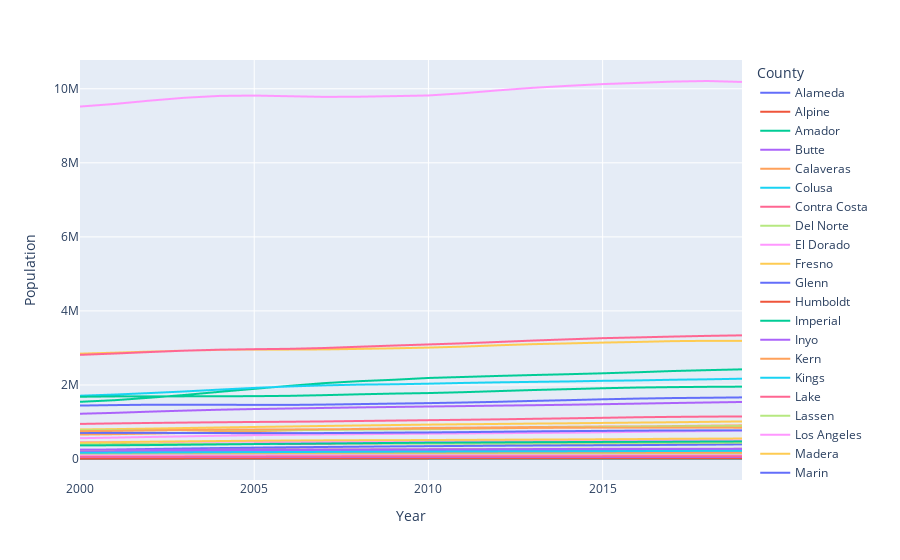

This figure's notebook cell:
### Code cell
fig = px.line(complete_feature_df, x="Year", y="Population", color='County')
fig.show()

### Figure 1 — Plotly figure (JSON) as saved in the notebook; plotly's stock layout.template omitted (floating-point values rounded to 4 significant figures)
{"data": [{"hovertemplate": "County=Alameda<br>Year=%{x}<br>Population=%{y}<extra></extra>", "legendgroup": "Alameda", "line": {"color": "#636efa", "dash": "solid"}, "mode": "lines", "name": "Alameda", "showlegend": true, "type": "scattergl", "x": [2000, 2001, 2002, 2003, 2004, 2005, 2006, 2007, 2008, 2009, 2010, 2011, 2012, 2013, 2014, 2015, 2016, 2017, 2018, 2019], "xaxis": "x", "y": [1443939, 1457185, 1467063, 1467892, 1466407, 1462736, 1462371, 1470622, 1484085, 1497799, 1510271, 1526110, 1545917, 1569989, 1590729, 1613528, 1632599, 1646711, 1655306, 1664783], "yaxis": "y"}, {"hovertemplate": "County=Alpine<br>Year=%{x}<br>Population=%{y}<extra></extra>", "legendgroup": "Alpine", "line": {"color": "#EF553B", "dash": "solid"}, "mode": "lines", "name": "Alpine", "showlegend": true, "type": "scattergl", "x": [2000, 2001, 2002, 2003, 2004, 2005, 2006, 2007, 2008, 2009, 2010, 2011, 2012, 2013, 2014, 2015, 2016, 2017, 2018, 2019], "xaxis": "x", "y": [1208, 1220, 1242, 1248, 1257, 1237, 1232, 1252, 1228, 1194, 1175, 1169, 1166, 1164, 1163, 1162, 1162, 1161, 1159, 1149], "yaxis": "y"}, {"hovertemplate": "County=Amador<br>Year=%{x}<br>Population=%{y}<extra></extra>", "legendgroup": "Amador", "line": {"color": "#00cc96", "dash": "solid"}, "mode": "lines", "name": "Amador", "showlegend": true, "type": "scattergl", "x": [2000, 2001, 2002, 2003, 2004, 2005, 2006, 2007, 2008, 2009, 2010, 2011, 2012, 2013, 2014, 2015, 2016, 2017, 2018, 2019], "xaxis": "x", "y": [35100, 35495, 36159, 36656, 36961, 37434, 37843, 38025, 37975, 37884, 38091, 37173, 36777, 36267, 36029, 36114, 36055, 36928, 37563, 37820], "yaxis": "y"}, {"hovertemplate": "County=Butte<br>Year=%{x}<br>Population=%{y}<extra></extra>", "legendgroup": "Butte", "line": {"color": "#ab63fa", "dash": "solid"}, "mode": "lines", "name": "Butte", "showlegend": true, "type": "scattergl", "x": [2000, 2001, 2002, 2003, 2004, 2005, 2006, 2007, 2008, 2009, 2010, 2011, 2012, 2013, 2014, 2015, 2016, 2017, 2018, 2019], "xaxis": "x", "y": [203171, 204591, 206942, 209389, 211419, 212955, 214690, 216401, 217801, 218887, 220000, 220620, 221340, 222374, 222988, 223940, 224096, 225643, 226374, 221521], "yaxis": "y"}, {"hovertemplate": "County=Calaveras<br>Year=%{x}<br>Population=%{y}<extra></extra>", "legendgroup": "Calaveras", "line": {"color": "#FFA15A", "dash": "solid"}, "mode": "lines", "name": "Calaveras", "showlegend": true, "type": "scattergl", "x": [2000, 2001, 2002, 2003, 2004, 2005, 2006, 2007, 2008, 2009, 2010, 2011, 2012, 2013, 2014, 2015, 2016, 2017, 2018, 2019], "xaxis": "x", "y": [40554, 41042, 41773, 42651, 43554, 44348, 45044, 45477, 45670, 45632, 45578, 45540, 45496, 45424, 45358, 45265, 45244, 45170, 45155, 45085], "yaxis": "y"}, {"hovertemplate": "County=Colusa<br>Year=%{x}<br>Population=%{y}<extra></extra>", "legendgroup": "Colusa", "line": {"color": "#19d3f3", "dash": "solid"}, "mode": "lines", "name": "Colusa", "showlegend": true, "type": "scattergl", "x": [2000, 2001, 2002, 2003, 2004, 2005, 2006, 2007, 2008, 2009, 2010, 2011, 2012, 2013, 2014, 2015, 2016, 2017, 2018, 2019], "xaxis": "x", "y": [18804, 18974, 19229, 19538, 19933, 20374, 20729, 21006, 21145, 21221, 21419, 21370, 21340, 21480, 21526, 21446, 21670, 21941, 22008, 21990], "yaxis": "y"}, {"hovertemplate": "County=Contra Costa<br>Year=%{x}<br>Population=%{y}<extra></extra>", "legendgroup": "Contra Costa", "line": {"color": "#FF6692", "dash": "solid"}, "mode": "lines", "name": "Contra Costa", "showlegend": true, "type": "scattergl", "x": [2000, 2001, 2002, 2003, 2004, 2005, 2006, 2007, 2008, 2009, 2010, 2011, 2012, 2013, 2014, 2015, 2016, 2017, 2018, 2019], "xaxis": "x", "y": [948816, 962076, 974657, 984256, 993958, 1001216, 1007169, 1015672, 1027264, 1038390, 1049025, 1060334, 1072470, 1086069, 1098959, 1113341, 1128405, 1138861, 1145141, 1150621], "yaxis": "y"}, {"hovertemplate": "County=Del Norte<br>Year=%{x}<br>Population=%{y}<extra></extra>", "legendgroup": "Del Norte", "line": {"color": "#B6E880", "dash": "solid"}, "mode": "lines", "name": "Del Norte", "showlegend": true, "type": "scattergl", "x": [2000, 2001, 2002, 2003, 2004, 2005, 2006, 2007, 2009, 2010, 2011, 2012, 2013, 2014, 2015, 2016, 2017, 2018, 2019], "xaxis": "x", "y": [27507, 27434, 27517, 27744, 28029, 28251, 28296, 28378, 28565, 28610, 28359, 28108, 27619, 27160, 26746, 26693, 26852, 26926, 27127], "yaxis": "y"}, {"hovertemplate": "County=El Dorado<br>Year=%{x}<br>Population=%{y}<extra></extra>", "legendgroup": "El Dorado", "line": {"color": "#FF97FF", "dash": "solid"}, "mode": "lines", "name": "El Dorado", "showlegend": true, "type": "scattergl", "x": [2000, 2001, 2002, 2003, 2004, 2005, 2006, 2007, 2008, 2009, 2010, 2011, 2012, 2013, 2014, 2015, 2016, 2017, 2018, 2019], "xaxis": "x", "y": [156299, 160079, 163300, 166195, 168984, 171739, 174218, 176226, 177897, 179150, 181058, 181187, 180717, 180599, 181408, 182540, 183684, 185147, 188185, 190018], "yaxis": "y"}, {"hovertemplate": "County=Fresno<br>Year=%{x}<br>Population=%{y}<extra></extra>", "legendgroup": "Fresno", "line": {"color": "#FECB52", "dash": "solid"}, "mode": "lines", "name": "Fresno", "showlegend": true, "type": "scattergl", "x": [2000, 2001, 2002, 2003, 2004, 2005, 2006, 2007, 2008, 2009, 2010, 2011, 2012, 2013, 2014, 2015, 2016, 2017, 2018, 2019], "xaxis": "x", "y": [799407, 808611, 821809, 837256, 853057, 866058, 879128, 893088, 906521, 918560, 930450, 939226, 948123, 956991, 964929, 975169, 984202, 993773, 1004260, 1015195], "yaxis": "y"}, {"hovertemplate": "County=Glenn<br>Year=%{x}<br>Population=%{y}<extra></extra>", "legendgroup": "Glenn", "line": {"color": "#636efa", "dash": "solid"}, "mode": "lines", "name": "Glenn", "showlegend": true, "type": "scattergl", "x": [2000, 2001, 2002, 2003, 2004, 2005, 2006, 2007, 2008, 2009, 2010, 2011, 2012, 2013, 2014, 2015, 2016, 2017, 2018, 2019], "xaxis": "x", "y": [26453, 26584, 26702, 26974, 27210, 27394, 27628, 27872, 28066, 28088, 28122, 28313, 28243, 28135, 28247, 28350, 28188, 28350, 28510, 28695], "yaxis": "y"}, {"hovertemplate": "County=Humboldt<br>Year=%{x}<br>Population=%{y}<extra></extra>", "legendgroup": "Humboldt", "line": {"color": "#EF553B", "dash": "solid"}, "mode": "lines", "name": "Humboldt", "showlegend": true, "type": "scattergl", "x": [2000, 2001, 2002, 2003, 2004, 2005, 2006, 2007, 2008, 2009, 2010, 2011, 2012, 2013, 2014, 2015, 2016, 2017, 2018, 2019], "xaxis": "x", "y": [126518, 127011, 128052, 129468, 130712, 131467, 131958, 132443, 132931, 133484, 134623, 135704, 135219, 134758, 134462, 134734, 134883, 135567, 135098, 133996], "yaxis": "y"}, {"hovertemplate": "County=Imperial<br>Year=%{x}<br>Population=%{y}<extra></extra>", "legendgroup": "Imperial", "line": {"color": "#00cc96", "dash": "solid"}, "mode": "lines", "name": "Imperial", "showlegend": true, "type": "scattergl", "x": [2000, 2001, 2002, 2003, 2004, 2005, 2006, 2007, 2008, 2009, 2010, 2011, 2012, 2013, 2014, 2015, 2016, 2017, 2018, 2019], "xaxis": "x", "y": [142361, 143941, 145954, 149041, 152420, 155793, 160088, 164707, 168495, 171670, 174528, 176518, 179106, 180099, 181699, 183867, 184938, 186815, 188273, 188821], "yaxis": "y"}, {"hovertemplate": "County=Inyo<br>Year=%{x}<br>Population=%{y}<extra></extra>", "legendgroup": "Inyo", "line": {"color": "#ab63fa", "dash": "solid"}, "mode": "lines", "name": "Inyo", "showlegend": true, "type": "scattergl", "x": [2000, 2001, 2002, 2003, 2004, 2005, 2006, 2007, 2008, 2009, 2010, 2011, 2012, 2013, 2014, 2015, 2016, 2017, 2018, 2019], "xaxis": "x", "y": [18071, 18162, 18311, 18461, 18533, 18511, 18442, 18434, 18416, 18416, 18546, 18550, 18543, 18557, 18613, 18564, 18633, 18595, 18579, 18572], "yaxis": "y"}, {"hovertemplate": "County=Kern<br>Year=%{x}<br>Population=%{y}<extra></extra>", "legendgroup": "Kern", "line": {"color": "#FFA15A", "dash": "solid"}, "mode": "lines", "name": "Kern", "showlegend": true, "type": "scattergl", "x": [2000, 2001, 2002, 2003, 2004, 2005, 2006, 2007, 2008, 2009, 2010, 2011, 2012, 2013, 2014, 2015, 2016, 2017, 2018, 2019], "xaxis": "x", "y": [661653, 672004, 688063, 707111, 728872, 750969, 774062, 795982, 812830, 825503, 839631, 847014, 855275, 864605, 870642, 878094, 882825, 890784, 899940, 908405], "yaxis": "y"}, {"hovertemplate": "County=Kings<br>Year=%{x}<br>Population=%{y}<extra></extra>", "legendgroup": "Kings", "line": {"color": "#19d3f3", "dash": "solid"}, "mode": "lines", "name": "Kings", "showlegend": true, "type": "scattergl", "x": [2000, 2001, 2002, 2003, 2004, 2005, 2006, 2007, 2008, 2009, 2010, 2011, 2012, 2013, 2014, 2015, 2016, 2017, 2018, 2019], "xaxis": "x", "y": [129461, 131100, 133551, 136710, 140688, 143607, 146045, 148933, 151106, 151816, 152982, 151286, 151411, 150270, 149336, 149292, 149107, 148843, 150977, 152995], "yaxis": "y"}, {"hovertemplate": "County=Lake<br>Year=%{x}<br>Population=%{y}<extra></extra>", "legendgroup": "Lake", "line": {"color": "#FF6692", "dash": "solid"}, "mode": "lines", "name": "Lake", "showlegend": true, "type": "scattergl", "x": [2000, 2001, 2002, 2003, 2004, 2005, 2006, 2007, 2008, 2009, 2010, 2011, 2012, 2013, 2014, 2015, 2016, 2017, 2018, 2019], "xaxis": "x", "y": [58325, 59260, 60525, 61492, 62307, 62870, 63449, 63890, 64178, 64384, 64665, 64951, 64829, 64759, 64891, 64962, 64580, 64501, 64677, 64268], "yaxis": "y"}, {"hovertemplate": "County=Lassen<br>Year=%{x}<br>Population=%{y}<extra></extra>", "legendgroup": "Lassen", "line": {"color": "#B6E880", "dash": "solid"}, "mode": "lines", "name": "Lassen", "showlegend": true, "type": "scattergl", "x": [2000, 2001, 2002, 2003, 2004, 2005, 2006, 2007, 2008, 2009, 2010, 2011, 2012, 2013, 2014, 2015, 2016, 2017, 2018, 2019], "xaxis": "x", "y": [33828, 33763, 33628, 33828, 34313, 34552, 34769, 35379, 35437, 34947, 34895, 34641, 33523, 32466, 31411, 30864, 30012, 29786, 29660, 29173], "yaxis": "y"}, {"hovertemplate": "County=Los Angeles<br>Year=%{x}<br>Population=%{y}<extra></extra>", "legendgroup": "Los Angeles", "line": {"color": "#FF97FF", "dash": "solid"}, "mode": "lines", "name": "Los Angeles", "showlegend": true, "type": "scattergl", "x": [2000, 2001, 2002, 2003, 2004, 2005, 2006, 2007, 2008, 2009, 2010, 2011, 2012, 2013, 2014, 2015, 2016, 2017, 2018, 2019], "xaxis": "x", "y": [9519330, 9590080, 9679212, 9756914, 9806944, 9816153, 9798609, 9780808, 9785474, 9801096, 9818605, 9879298, 9956882, 10025712, 10078930, 10126423, 10158196, 10193753, 10209676, 10184378], "yaxis": "y"}, {"hovertemplate": "County=Madera<br>Year=%{x}<br>Population=%{y}<extra></extra>", "legendgroup": "Madera", "line": {"color": "#FECB52", "dash": "solid"}, "mode": "lines", "name": "Madera", "showlegend": true, "type": "scattergl", "x": [2000, 2001, 2002, 2003, 2004, 2005, 2006, 2007, 2008, 2009, 2010, 2011, 2012, 2013, 2014, 2015, 2016, 2017, 2018, 2019], "xaxis": "x", "y": [123109, 125359, 127469, 130641, 134645, 138174, 141693, 145163, 147958, 149632, 150865, 151440, 151628, 151396, 153081, 154221, 154441, 156093, 157374, 158216], "yaxis": "y"}, {"hovertemplate": "County=Marin<br>Year=%{x}<br>Population=%{y}<extra></extra>", "legendgroup": "Marin", "line": {"color": "#636efa", "dash": "solid"}, "mode": "lines", "name": "Marin", "showlegend": true, "type": "scattergl", "x": [2000, 2001, 2002, 2003, 2004, 2005, 2006, 2007, 2008, 2009, 2010, 2011, 2012, 2013, 2014, 2015, 2016, 2017, 2018, 2019], "xaxis": "x", "y": [247289, 247590, 247567, 247342, 246990, 246688, 246969, 248025, 249546, 250760, 252409, 254428, 256662, 258133, 261001, 262743, 263327, 263018, 262652, 262240], "yaxis": "y"}, {"hovertemplate": "County=Mariposa<br>Year=%{x}<br>Population=%{y}<extra></extra>", "legendgroup": "Mariposa", "line": {"color": "#EF553B", "dash": "solid"}, "mode": "lines", "name": "Mariposa", "showlegend": true, "type": "scattergl", "x": [2000, 2001, 2002, 2003, 2004, 2005, 2006, 2007, 2008, 2009, 2010, 2011, 2012, 2013, 2014, 2015, 2016, 2017, 2018, 2019], "xaxis": "x", "y": [17130, 17163, 17365, 17612, 17818, 17965, 18150, 18310, 18381, 18334, 18251, 18251, 18249, 18195, 18218, 18172, 18167, 18137, 18128, 18066], "yaxis": "y"}, {"hovertemplate": "County=Mendocino<br>Year=%{x}<br>Population=%{y}<extra></extra>", "legendgroup": "Mendocino", "line": {"color": "#00cc96", "dash": "solid"}, "mode": "lines", "name": "Mendocino", "showlegend": true, "type": "scattergl", "x": [2000, 2001, 2002, 2003, 2004, 2005, 2006, 2007, 2008, 2009, 2010, 2011, 2012, 2013, 2014, 2015, 2016, 2017, 2018, 2019], "xaxis": "x", "y": [86265, 86825, 87326, 87764, 88130, 88129, 87802, 87617, 87715, 87677, 87841, 87477, 87696, 88210, 88056, 88108, 88484, 88718, 88651, 88388], "yaxis": "y"}, {"hovertemplate": "County=Merced<br>Year=%{x}<br>Population=%{y}<extra></extra>", "legendgroup": "Merced", "line": {"color": "#ab63fa", "dash": "solid"}, "mode": "lines", "name": "Merced", "showlegend": true, "type": "scattergl", "x": [2000, 2001, 2002, 2003, 2004, 2005, 2006, 2007, 2008, 2009, 2010, 2011, 2012, 2013, 2014, 2015, 2016, 2017, 2018, 2019], "xaxis": "x", "y": [210554, 214203, 220018, 225946, 232356, 238069, 243072, 247542, 250734, 253026, 255793, 259045, 262329, 264365, 265848, 268244, 270458, 273434, 277543, 280735], "yaxis": "y"}, {"hovertemplate": "County=Modoc<br>Year=%{x}<br>Population=%{y}<extra></extra>", "legendgroup": "Modoc", "line": {"color": "#FFA15A", "dash": "solid"}, "mode": "lines", "name": "Modoc", "showlegend": true, "type": "scattergl", "x": [2000, 2004, 2009, 2011, 2012, 2013, 2014, 2015, 2016, 2017, 2018, 2019], "xaxis": "x", "y": [9449, 9556, 9628, 9718, 9659, 9646, 9636, 9622, 9626, 9562, 9612, 9637], "yaxis": "y"}, {"hovertemplate": "County=Mono<br>Year=%{x}<br>Population=%{y}<extra></extra>", "legendgroup": "Mono", "line": {"color": "#19d3f3", "dash": "solid"}, "mode": "lines", "name": "Mono", "showlegend": true, "type": "scattergl", "x": [2000, 2001, 2002, 2003, 2004, 2005, 2006, 2007, 2008, 2009, 2010, 2011, 2012, 2013, 2014, 2015, 2016, 2017, 2018, 2019], "xaxis": "x", "y": [12853, 13034, 13298, 13478, 13650, 13763, 13975, 14182, 14143, 14074, 14202, 14328, 14225, 13934, 13806, 13793, 13562, 13605, 13530, 13517], "yaxis": "y"}, {"hovertemplate": "County=Monterey<br>Year=%{x}<br>Population=%{y}<extra></extra>", "legendgroup": "Monterey", "line": {"color": "#FF6692", "dash": "solid"}, "mode": "lines", "name": "Monterey", "showlegend": true, "type": "scattergl", "x": [2000, 2001, 2002, 2003, 2004, 2005, 2006, 2007, 2008, 2009, 2010, 2011, 2012, 2013, 2014, 2015, 2016, 2017, 2018, 2019], "xaxis": "x", "y": [401762, 404569, 407440, 410276, 411544, 409557, 406935, 406890, 409387, 412233, 415057, 417276, 422621, 425968, 427733, 430310, 435400, 438723, 439193, 441304], "yaxis": "y"}, {"hovertemplate": "County=Napa<br>Year=%{x}<br>Population=%{y}<extra></extra>", "legendgroup": "Napa", "line": {"color": "#B6E880", "dash": "solid"}, "mode": "lines", "name": "Napa", "showlegend": true, "type": "scattergl", "x": [2000, 2001, 2002, 2003, 2004, 2005, 2006, 2007, 2008, 2009, 2010, 2011, 2012, 2013, 2014, 2015, 2016, 2017, 2018, 2019], "xaxis": "x", "y": [124279, 125396, 127064, 128683, 129814, 130472, 131330, 132537, 133969, 135225, 136484, 136904, 138374, 139005, 140382, 141010, 141607, 141444, 140528, 139970], "yaxis": "y"}, {"hovertemplate": "County=Nevada<br>Year=%{x}<br>Population=%{y}<extra></extra>", "legendgroup": "Nevada", "line": {"color": "#FF97FF", "dash": "solid"}, "mode": "lines", "name": "Nevada", "showlegend": true, "type": "scattergl", "x": [2000, 2001, 2002, 2003, 2004, 2005, 2006, 2007, 2008, 2009, 2010, 2011, 2012, 2013, 2014, 2015, 2016, 2017, 2018, 2019], "xaxis": "x", "y": [92033, 92693, 94048, 95277, 96540, 97454, 98068, 98408, 98581, 98558, 98764, 98671, 98090, 97850, 97764, 98162, 98197, 97972, 98196, 97820], "yaxis": "y"}, {"hovertemplate": "County=Orange<br>Year=%{x}<br>Population=%{y}<extra></extra>", "legendgroup": "Orange", "line": {"color": "#FECB52", "dash": "solid"}, "mode": "lines", "name": "Orange", "showlegend": true, "type": "scattergl", "x": [2000, 2001, 2002, 2003, 2004, 2005, 2006, 2007, 2008, 2009, 2010, 2011, 2012, 2013, 2014, 2015, 2016, 2017, 2018, 2019], "xaxis": "x", "y": [2846289, 2871926, 2902207, 2927118, 2948135, 2956847, 2956334, 2960659, 2974321, 2990805, 3010232, 3036412, 3072381, 3103018, 3122962, 3145029, 3162789, 3184229, 3192092, 3192987], "yaxis": "y"}, {"hovertemplate": "County=Placer<br>Year=%{x}<br>Population=%{y}<extra></extra>", "legendgroup": "Placer", "line": {"color": "#636efa", "dash": "solid"}, "mode": "lines", "name": "Placer", "showlegend": true, "type": "scattergl", "x": [2000, 2001, 2002, 2003, 2004, 2005, 2006, 2007, 2008, 2009, 2010, 2011, 2012, 2013, 2014, 2015, 2016, 2017, 2018, 2019], "xaxis": "x", "y": [248399, 258293, 270845, 283703, 296712, 307710, 317437, 325985, 333805, 340995, 348432, 354198, 359648, 363837, 368059, 371264, 376508, 383598, 389387, 395978], "yaxis": "y"}, {"hovertemplate": "County=Plumas<br>Year=%{x}<br>Population=%{y}<extra></extra>", "legendgroup": "Plumas", "line": {"color": "#EF553B", "dash": "solid"}, "mode": "lines", "name": "Plumas", "showlegend": true, "type": "scattergl", "x": [2000, 2001, 2002, 2003, 2004, 2005, 2006, 2007, 2008, 2009, 2010, 2011, 2012, 2013, 2014, 2015, 2016, 2017, 2018, 2019], "xaxis": "x", "y": [20824, 20681, 20702, 20722, 20824, 20880, 20785, 20654, 20483, 20216, 20007, 19859, 19426, 18915, 18533, 18293, 18127, 18324, 18198, 18242], "yaxis": "y"}, {"hovertemplate": "County=Riverside<br>Year=%{x}<br>Population=%{y}<extra></extra>", "legendgroup": "Riverside", "line": {"color": "#00cc96", "dash": "solid"}, "mode": "lines", "name": "Riverside", "showlegend": true, "type": "scattergl", "x": [2000, 2001, 2002, 2003, 2004, 2005, 2006, 2007, 2008, 2009, 2010, 2011, 2012, 2013, 2014, 2015, 2016, 2017, 2018, 2019], "xaxis": "x", "y": [1545387, 1589708, 1655291, 1730219, 1814485, 1895695, 1975913, 2049902, 2102741, 2140626, 2189641, 2216250, 2244472, 2268660, 2290907, 2315706, 2343785, 2376580, 2400762, 2422146], "yaxis": "y"}, {"hovertemplate": "County=Sacramento<br>Year=%{x}<br>Population=%{y}<extra></extra>", "legendgroup": "Sacramento", "line": {"color": "#ab63fa", "dash": "solid"}, "mode": "lines", "name": "Sacramento", "showlegend": true, "type": "scattergl", "x": [2000, 2001, 2002, 2003, 2004, 2005, 2006, 2007, 2008, 2009, 2010, 2011, 2012, 2013, 2014, 2015, 2016, 2017, 2018, 2019], "xaxis": "x", "y": [1223499, 1248072, 1279588, 1307189, 1331910, 1350523, 1365214, 1380172, 1394510, 1406168, 1418788, 1430031, 1442546, 1453969, 1466176, 1481751, 1496385, 1512721, 1527132, 1541301], "yaxis": "y"}, {"hovertemplate": "County=San Benito<br>Year=%{x}<br>Population=%{y}<extra></extra>", "legendgroup": "San Benito", "line": {"color": "#FFA15A", "dash": "solid"}, "mode": "lines", "name": "San Benito", "showlegend": true, "type": "scattergl", "x": [2000, 2001, 2002, 2003, 2004, 2005, 2006, 2007, 2008, 2009, 2010, 2011, 2012, 2013, 2014, 2015, 2016, 2017, 2018, 2019], "xaxis": "x", "y": [53234, 54165, 54948, 55330, 55374, 55221, 55025, 54948, 55022, 55068, 55269, 55730, 56518, 56978, 57656, 58138, 58740, 59549, 60071, 61513], "yaxis": "y"}, {"hovertemplate": "County=San Bernardino<br>Year=%{x}<br>Population=%{y}<extra></extra>", "legendgroup": "San Bernardino", "line": {"color": "#19d3f3", "dash": "solid"}, "mode": "lines", "name": "San Bernardino", "showlegend": true, "type": "scattergl", "x": [2000, 2001, 2002, 2003, 2004, 2005, 2006, 2007, 2008, 2009, 2010, 2011, 2012, 2013, 2014, 2015, 2016, 2017, 2018, 2019], "xaxis": "x", "y": [1710139, 1741416, 1782268, 1825379, 1875063, 1921423, 1959715, 1989690, 2009594, 2019432, 2035210, 2055671, 2071326, 2084443, 2094951, 2112344, 2123677, 2141391, 2152845, 2168964], "yaxis": "y"}, {"hovertemplate": "County=San Diego<br>Year=%{x}<br>Population=%{y}<extra></extra>", "legendgroup": "San Diego", "line": {"color": "#FF6692", "dash": "solid"}, "mode": "lines", "name": "San Diego", "showlegend": true, "type": "scattergl", "x": [2000, 2001, 2002, 2003, 2004, 2005, 2006, 2007, 2008, 2009, 2010, 2011, 2012, 2013, 2014, 2015, 2016, 2017, 2018, 2019], "xaxis": "x", "y": [2813833, 2849238, 2890256, 2927216, 2953703, 2966783, 2976492, 2998477, 3032689, 3064436, 3095313, 3125654, 3161808, 3199900, 3232762, 3265038, 3285150, 3306889, 3326318, 3340312], "yaxis": "y"}, {"hovertemplate": "County=San Francisco<br>Year=%{x}<br>Population=%{y}<extra></extra>", "legendgroup": "San Francisco", "line": {"color": "#B6E880", "dash": "solid"}, "mode": "lines", "name": "San Francisco", "showlegend": true, "type": "scattergl", "x": [2000, 2001, 2002, 2003, 2004, 2005, 2006, 2007, 2008, 2009, 2010, 2011, 2012, 2013, 2014, 2015, 2016, 2017, 2018, 2019], "xaxis": "x", "y": [776733, 780614, 782765, 782599, 781308, 780187, 781295, 787127, 795002, 800239, 805235, 817163, 829289, 844169, 852948, 863623, 872723, 880646, 888575, 891021], "yaxis": "y"}, {"hovertemplate": "County=San Joaquin<br>Year=%{x}<br>Population=%{y}<extra></extra>", "legendgroup": "San Joaquin", "line": {"color": "#FF97FF", "dash": "solid"}, "mode": "lines", "name": "San Joaquin", "showlegend": true, "type": "scattergl", "x": [2000, 2001, 2002, 2003, 2004, 2005, 2006, 2007, 2008, 2009, 2010, 2011, 2012, 2013, 2014, 2015, 2016, 2017, 2018, 2019], "xaxis": "x", "y": [563598, 578121, 596039, 612295, 629787, 645059, 656247, 665304, 672492, 677833, 685306, 691982, 699127, 704615, 711119, 722627, 734091, 745481, 753934, 765556], "yaxis": "y"}, {"hovertemplate": "County=San Luis Obispo<br>Year=%{x}<br>Population=%{y}<extra></extra>", "legendgroup": "San Luis Obispo", "line": {"color": "#FECB52", "dash": "solid"}, "mode": "lines", "name": "San Luis Obispo", "showlegend": true, "type": "scattergl", "x": [2000, 2001, 2002, 2003, 2004, 2005, 2006, 2007, 2008, 2009, 2010, 2011, 2012, 2013, 2014, 2015, 2016, 2017, 2018, 2019], "xaxis": "x", "y": [246681, 249687, 252604, 254583, 257045, 259213, 260873, 262982, 265505, 267537, 269637, 270251, 271933, 273882, 276091, 276880, 277833, 278585, 278597, 278355], "yaxis": "y"}, {"hovertemplate": "County=San Mateo<br>Year=%{x}<br>Population=%{y}<extra></extra>", "legendgroup": "San Mateo", "line": {"color": "#636efa", "dash": "solid"}, "mode": "lines", "name": "San Mateo", "showlegend": true, "type": "scattergl", "x": [2000, 2001, 2002, 2003, 2004, 2005, 2006, 2007, 2008, 2009, 2010, 2011, 2012, 2013, 2014, 2015, 2016, 2017, 2018, 2019], "xaxis": "x", "y": [707163, 707965, 706213, 704014, 702254, 700350, 699347, 701838, 707820, 713818, 718451, 726779, 737002, 747550, 754234, 761748, 767921, 770785, 772984, 774231], "yaxis": "y"}, {"hovertemplate": "County=Santa Barbara<br>Year=%{x}<br>Population=%{y}<extra></extra>", "legendgroup": "Santa Barbara", "line": {"color": "#EF553B", "dash": "solid"}, "mode": "lines", "name": "Santa Barbara", "showlegend": true, "type": "scattergl", "x": [2000, 2001, 2002, 2003, 2004, 2005, 2006, 2007, 2008, 2009, 2010, 2011, 2012, 2013, 2014, 2015, 2016, 2017, 2018, 2019], "xaxis": "x", "y": [399347, 401667, 404794, 407828, 410357, 411440, 412271, 414750, 418309, 421197, 423895, 424415, 428337, 433078, 437875, 441963, 445592, 447584, 449663, 450839], "yaxis": "y"}, {"hovertemplate": "County=Santa Clara<br>Year=%{x}<br>Population=%{y}<extra></extra>", "legendgroup": "Santa Clara", "line": {"color": "#00cc96", "dash": "solid"}, "mode": "lines", "name": "Santa Clara", "showlegend": true, "type": "scattergl", "x": [2000, 2001, 2002, 2003, 2004, 2005, 2006, 2007, 2008, 2009, 2010, 2011, 2012, 2013, 2014, 2015, 2016, 2017, 2018, 2019], "xaxis": "x", "y": [1682585, 1690366, 1693230, 1693752, 1695602, 1698234, 1706676, 1725066, 1747912, 1767204, 1781642, 1805695, 1834926, 1863975, 1887079, 1912180, 1931565, 1942176, 1951088, 1954833], "yaxis": "y"}, {"hovertemplate": "County=Santa Cruz<br>Year=%{x}<br>Population=%{y}<extra></extra>", "legendgroup": "Santa Cruz", "line": {"color": "#ab63fa", "dash": "solid"}, "mode": "lines", "name": "Santa Cruz", "showlegend": true, "type": "scattergl", "x": [2000, 2001, 2002, 2003, 2004, 2005, 2006, 2007, 2008, 2009, 2010, 2011, 2012, 2013, 2014, 2015, 2016, 2017, 2018, 2019], "xaxis": "x", "y": [255602, 256031, 255890, 255368, 254986, 254783, 255107, 256543, 258737, 260892, 262382, 264880, 267332, 269463, 271217, 273793, 275250, 275053, 273945, 272501], "yaxis": "y"}, {"hovertemplate": "County=Shasta<br>Year=%{x}<br>Population=%{y}<extra></extra>", "legendgroup": "Shasta", "line": {"color": "#FFA15A", "dash": "solid"}, "mode": "lines", "name": "Shasta", "showlegend": true, "type": "scattergl", "x": [2000, 2001, 2002, 2003, 2004, 2005, 2006, 2007, 2008, 2009, 2010, 2011, 2012, 2013, 2014, 2015, 2016, 2017, 2018, 2019], "xaxis": "x", "y": [163256, 165590, 168304, 170782, 172729, 173862, 174747, 175546, 176240, 176756, 177223, 177850, 178076, 178866, 179136, 179122, 177878, 177913, 178520, 177891], "yaxis": "y"}, {"hovertemplate": "County=Sierra<br>Year=%{x}<br>Population=%{y}<extra></extra>", "legendgroup": "Sierra", "line": {"color": "#19d3f3", "dash": "solid"}, "mode": "lines", "name": "Sierra", "showlegend": true, "type": "scattergl", "x": [2000, 2001, 2002, 2003, 2004, 2005, 2006, 2007, 2008, 2009, 2010, 2011, 2012, 2013, 2014, 2015, 2016, 2017, 2019], "xaxis": "x", "y": [3555, 3603, 3576, 3555, 3506, 3449, 3427, 3384, 3314, 3264, 3240, 3241, 3233, 3215, 3204, 3197, 3201, 3212, 3210], "yaxis": "y"}, {"hovertemplate": "County=Siskiyou<br>Year=%{x}<br>Population=%{y}<extra></extra>", "legendgroup": "Siskiyou", "line": {"color": "#FF6692", "dash": "solid"}, "mode": "lines", "name": "Siskiyou", "showlegend": true, "type": "scattergl", "x": [2000, 2001, 2002, 2003, 2004, 2005, 2006, 2007, 2008, 2009, 2010, 2011, 2012, 2013, 2014, 2015, 2016, 2017, 2018, 2019], "xaxis": "x", "y": [44301, 44331, 44331, 44491, 44691, 44865, 44918, 44877, 44952, 44996, 44900, 44964, 44841, 44825, 44809, 44721, 44704, 44621, 44595, 44592], "yaxis": "y"}, {"hovertemplate": "County=Solano<br>Year=%{x}<br>Population=%{y}<extra></extra>", "legendgroup": "Solano", "line": {"color": "#B6E880", "dash": "solid"}, "mode": "lines", "name": "Solano", "showlegend": true, "type": "scattergl", "x": [2000, 2001, 2002, 2003, 2004, 2005, 2006, 2007, 2008, 2009, 2010, 2011, 2012, 2013, 2014, 2015, 2016, 2017, 2018, 2019], "xaxis": "x", "y": [394930, 399476, 404895, 407882, 410164, 410985, 410964, 411998, 412908, 412832, 413344, 413664, 416495, 419493, 423383, 426881, 430530, 435546, 437361, 438832], "yaxis": "y"}, {"hovertemplate": "County=Sonoma<br>Year=%{x}<br>Population=%{y}<extra></extra>", "legendgroup": "Sonoma", "line": {"color": "#FF97FF", "dash": "solid"}, "mode": "lines", "name": "Sonoma", "showlegend": true, "type": "scattergl", "x": [2000, 2001, 2002, 2003, 2004, 2005, 2006, 2007, 2008, 2009, 2010, 2011, 2012, 2013, 2014, 2015, 2016, 2017, 2018, 2019], "xaxis": "x", "y": [458614, 462958, 465726, 467139, 469103, 469734, 469751, 471479, 474819, 478622, 483878, 486096, 488837, 493122, 497121, 500640, 502602, 503842, 501129, 496947], "yaxis": "y"}, {"hovertemplate": "County=Stanislaus<br>Year=%{x}<br>Population=%{y}<extra></extra>", "legendgroup": "Stanislaus", "line": {"color": "#FECB52", "dash": "solid"}, "mode": "lines", "name": "Stanislaus", "showlegend": true, "type": "scattergl", "x": [2000, 2001, 2002, 2003, 2004, 2005, 2006, 2007, 2008, 2009, 2010, 2011, 2012, 2013, 2014, 2015, 2016, 2017, 2018, 2019], "xaxis": "x", "y": [446997, 456423, 468340, 478283, 486639, 494144, 500780, 505959, 509389, 511226, 514453, 517831, 522176, 525886, 529094, 533800, 539515, 547357, 550964, 554018], "yaxis": "y"}, {"hovertemplate": "County=Tehama<br>Year=%{x}<br>Population=%{y}<extra></extra>", "legendgroup": "Tehama", "line": {"color": "#636efa", "dash": "solid"}, "mode": "lines", "name": "Tehama", "showlegend": true, "type": "scattergl", "x": [2000, 2001, 2002, 2003, 2004, 2005, 2006, 2007, 2008, 2009, 2010, 2011, 2012, 2013, 2014, 2015, 2016, 2017, 2018, 2019], "xaxis": "x", "y": [56039, 56149, 56873, 57847, 58953, 59976, 61000, 61777, 62365, 62921, 63463, 63300, 63104, 63102, 62856, 63142, 63724, 63973, 64429, 64643], "yaxis": "y"}, {"hovertemplate": "County=Trinity<br>Year=%{x}<br>Population=%{y}<extra></extra>", "legendgroup": "Trinity", "line": {"color": "#EF553B", "dash": "solid"}, "mode": "lines", "name": "Trinity", "showlegend": true, "type": "scattergl", "x": [2000, 2001, 2002, 2003, 2004, 2005, 2006, 2007, 2008, 2009, 2010, 2011, 2012, 2013, 2014, 2015, 2016, 2017, 2018, 2019], "xaxis": "x", "y": [13022, 12961, 13061, 13273, 13453, 13654, 13806, 13806, 13759, 13750, 13786, 13751, 13740, 13731, 13722, 13678, 13650, 13636, 13639, 13637], "yaxis": "y"}, {"hovertemplate": "County=Tulare<br>Year=%{x}<br>Population=%{y}<extra></extra>", "legendgroup": "Tulare", "line": {"color": "#00cc96", "dash": "solid"}, "mode": "lines", "name": "Tulare", "showlegend": true, "type": "scattergl", "x": [2000, 2001, 2002, 2003, 2004, 2005, 2006, 2007, 2008, 2009, 2010, 2011, 2012, 2013, 2014, 2015, 2016, 2017, 2018, 2019], "xaxis": "x", "y": [368021, 371479, 377666, 385769, 395127, 404148, 412239, 419842, 427531, 434933, 442179, 445890, 451153, 455525, 458492, 461662, 465544, 468735, 472915, 476588], "yaxis": "y"}, {"hovertemplate": "County=Tuolumne<br>Year=%{x}<br>Population=%{y}<extra></extra>", "legendgroup": "Tuolumne", "line": {"color": "#ab63fa", "dash": "solid"}, "mode": "lines", "name": "Tuolumne", "showlegend": true, "type": "scattergl", "x": [2000, 2001, 2002, 2003, 2004, 2005, 2006, 2007, 2008, 2009, 2010, 2011, 2012, 2013, 2014, 2015, 2016, 2017, 2018, 2019], "xaxis": "x", "y": [54504, 54957, 55619, 56177, 56407, 56411, 56506, 56347, 56098, 55661, 55365, 55259, 54991, 54938, 55082, 54662, 54947, 54715, 54733, 54532], "yaxis": "y"}, {"hovertemplate": "County=Ventura<br>Year=%{x}<br>Population=%{y}<extra></extra>", "legendgroup": "Ventura", "line": {"color": "#FFA15A", "dash": "solid"}, "mode": "lines", "name": "Ventura", "showlegend": true, "type": "scattergl", "x": [2000, 2001, 2002, 2003, 2004, 2005, 2006, 2007, 2008, 2009, 2010, 2011, 2012, 2013, 2014, 2015, 2016, 2017, 2018, 2019], "xaxis": "x", "y": [753197, 762944, 774438, 784632, 792213, 795962, 799049, 803572, 808970, 815284, 823318, 829790, 834960, 840637, 845279, 848532, 849831, 849057, 849324, 846050], "yaxis": "y"}, {"hovertemplate": "County=Yolo<br>Year=%{x}<br>Population=%{y}<extra></extra>", "legendgroup": "Yolo", "line": {"color": "#19d3f3", "dash": "solid"}, "mode": "lines", "name": "Yolo", "showlegend": true, "type": "scattergl", "x": [2000, 2001, 2002, 2003, 2004, 2005, 2006, 2007, 2008, 2009, 2010, 2011, 2012, 2013, 2014, 2015, 2016, 2017, 2018, 2019], "xaxis": "x", "y": [168660, 172450, 177180, 180798, 184015, 186530, 189078, 192826, 196219, 198642, 200849, 202778, 204987, 207801, 208637, 210801, 215016, 218039, 219990, 220896], "yaxis": "y"}, {"hovertemplate": "County=Yuba<br>Year=%{x}<br>Population=%{y}<extra></extra>", "legendgroup": "Yuba", "line": {"color": "#FF6692", "dash": "solid"}, "mode": "lines", "name": "Yuba", "showlegend": true, "type": "scattergl", "x": [2000, 2001, 2002, 2003, 2004, 2005, 2006, 2007, 2008, 2009, 2010, 2011, 2012, 2013, 2014, 2015, 2016, 2017, 2018, 2019], "xaxis": "x", "y": [60219, 60879, 62080, 63349, 64604, 66478, 68464, 69719, 70820, 71609, 72155, 72619, 73029, 73371, 73742, 74093, 74720, 75971, 76733, 77342], "yaxis": "y"}], "layout": {"legend": {"title": {"text": "County"}, "tracegroupgap": 0}, "margin": {"t": 60}, "xaxis": {"anchor": "y", "domain": [0, 1], "title": {"text": "Year"}}, "yaxis": {"anchor": "x", "domain": [0, 1], "title": {"text": "Population"}}}}
